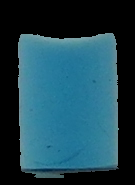
#> input picture colour.png, 135 x 185 px
$ python -i basicFunctions.py   (imports and definitions only)
#> lines starting #> are read from the running program, lines starting #| are printed output that depends on the picture
#> further down, picture is the input picture: shape (185, 135, 3); mean B, G, R 81.9, 68.3, 29.4
import cv2
import numpy as np
from matplotlib import pyplot as plt

def color_filter(image, Grenze_unten_hsv, Grenzen_oben_hsv, bild_anzeigen=False, delay=3000):
    image_hsv = cv2.cvtColor(image, cv2.COLOR_BGR2HSV)
    lower_range = np.array(
        Grenze_unten_hsv)  # hue(Farbwert):[0,179], saturation(Farbsättigung, grau-reine Farbe) [0,255] value(Hellwert,Dunkelstufe,keine Helligkeit - volle Helligkeit) [0,255].
    upper_range = np.array(Grenzen_oben_hsv)  # [130,255,255]
    mask = cv2.inRange(image_hsv, lower_range, upper_range)
    mask_on_orig = cv2.bitwise_and(image, image, mask=mask)
    if bild_anzeigen == True:
        cv2.imshow('Filtered', mask_on_orig)
        cv2.waitKey(delay)
    return mask, mask_on_orig


def histo_HSV(img,channel="h",size_factor=1):
    """This Function works only for BGR or HSV images
    Hue            -     Farbwert
    Saturation     -     Sättigung
    Value          -     Helligkeit
    """
#> called with channel = 'h', size_factor = 1

    cv2.imshow("Original",cv2.resize(img,(0,0),fx=size_factor, fy=size_factor,interpolation=cv2.INTER_AREA))

    try:
        img =  cv2.cvtColor(img, cv2.COLOR_BGR2HSV)
#> img: shape (185, 135, 3); mean H, S, V 52.9, 88.4, 81.9
        print("converting to HSV img")
    except:
        print("it is a HSV img")
        pass  # if it is a HSV-img

    hue,saturation,value = cv2.split(img)
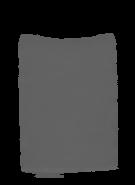
#> hue: shape (185, 135); min 0, max 105, mean 52.9
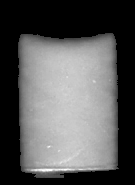
#> saturation: shape (185, 135); min 0, max 255, mean 88.4
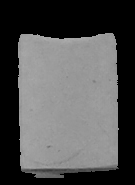
#> value: shape (185, 135); min 0, max 173, mean 81.9

    cv2.imshow("Hue",cv2.resize(hue,(0,0),fx=size_factor, fy=size_factor,interpolation=cv2.INTER_AREA))
    cv2.imshow("Saturation",cv2.resize(saturation,(0,0),fx=size_factor, fy=size_factor,interpolation=cv2.INTER_AREA))
    cv2.imshow("Value",cv2.resize(value,(0,0),fx=size_factor, fy=size_factor,interpolation=cv2.INTER_AREA))

    if channel == "h":
        plt.title('Hue')
        plt.xlabel('Bins')
        plt.ylabel('sum of pixels')
        plt.hist(hue.ravel(), 256, [0, 256])
        plt.show()
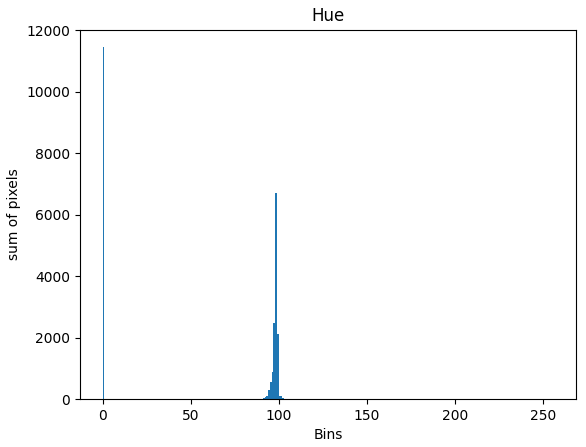
#> figure drawn by matplotlib, 1 panel; tallest bar 11443 high, from x = 0 to 1
    elif channel == "s":
        plt.title('Saturation')
        plt.xlabel('Bins')
        plt.ylabel('sum of pixels')
        plt.hist(saturation.ravel(), 256, [0, 256])
        plt.show()
    elif channel == "v":
        plt.title('Value')
        plt.xlabel('Bins')
        plt.ylabel('sum of pixels')
        plt.hist(value.ravel(), 256, [0, 256])
        plt.show()

    cv2.waitKey(0)

def biggest_box(binaer, img,numBigCon = 10):
    contours, hierarchy = cv2.findContours(image=binaer, mode=cv2.RETR_LIST, method=cv2.CHAIN_APPROX_SIMPLE)
    #cv2.drawContours(image=img, contours=contours, contourIdx=-1, color=(0, 255, 0), thickness=2,lineType=cv2.LINE_AA)
    contour_sizes = [(cv2.contourArea(contour),contour) for contour in contours]
    #sort = [for con in contour_sizes[0]]
    contour_sizes.sort(key=lambda x:x[0])

    biggest_contours = contour_sizes[-numBigCon:]


    return biggest_contours

>>> import cv2
>>> picture = cv2.imread('colour.png')
>>> result = histo_HSV(picture)
